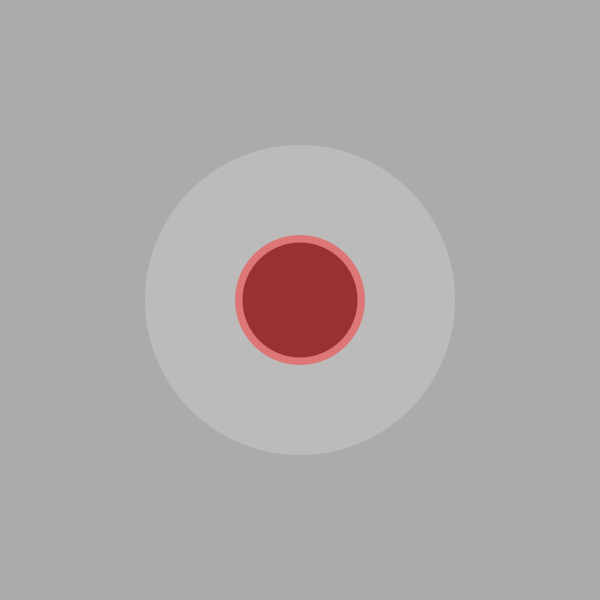
Frame 1 (no input)
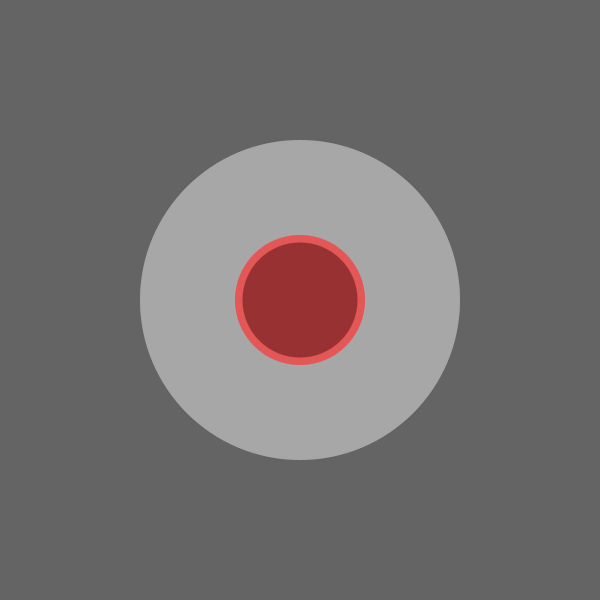
Frame 60 (the mouse pressed at the canvas centre just before this capture)
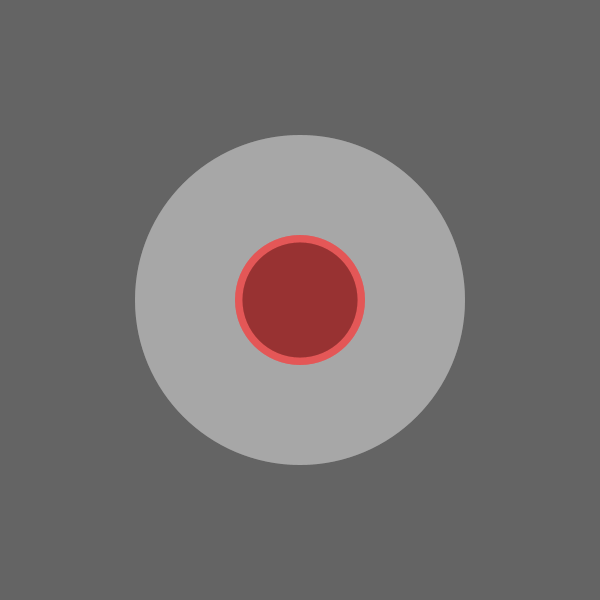
Frame 120 (the mouse held since frame 60 and released just before this capture)

The Processing sketch that drew these frames (run headless with seeded random() and noise(); from frame 60 on, the mouse is pressed at the canvas centre):

// Processing sketch: Variables06
// ── Variables06.pde
/* 
These lessons are based, copied and sometimes modified from the following repos:
visiophone/LSI
jeffThompson/ProcessingTeachingSketches
 */

void setup()
{
  size(600,600);
  smooth();
  
  int s=second();  // the "second();" variable returns the real time 0-59
  println("segundos:" + " " + s);
  int m=minute();  // mintes 0-59
  println("minutos:" + " " + m);
  int h=hour();    // hours 0-23
  println("horas:" + " "+ h);
}

void draw()
{
  noStroke();
  fill(100,100,100,80);         // makes refresh semi-transparent
  rect(0,0, width,height);      // size of the entire screen

  int s=second();  // the "second();" variable returns the real time 0-59
  int m=minute();  // mintes 0-59
  int h=hour();    // hours 0-23

  // Hours - draw first so behind everything else
  noStroke();
  fill(0,0,0);
  ellipse(width/2,width/2, h*5,h*5);

  // Minutes
  fill(255,0,0,127);                    // Fills red with ~50% trans
  ellipse(width/2,width/2, m*10,m*10);  // Draws a circle starting at 300,300, is s*5
  
  // (0-59 * 10 = max of 600 wide)
  // Seconds
  fill(255,255,255,50);
  ellipse(width/2,width/2, s*10,s*10);
}
